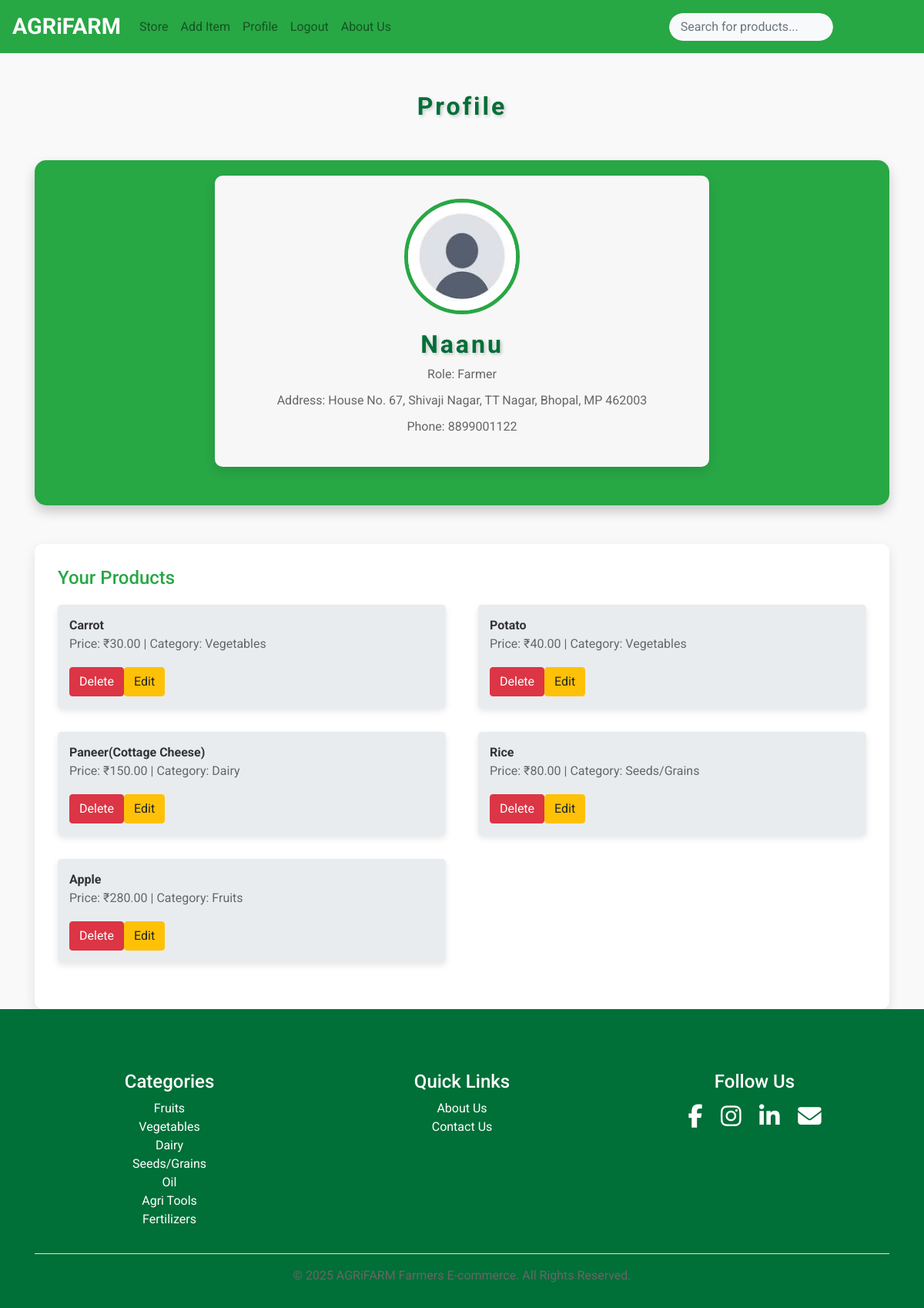
Screenshot of /profile/ (signed in) with the database file from the repository.
### shop/models.py (models this page shows, shortened)
class User(AbstractUser):
    ROLE_CHOICES = (
        ('Admin', 'Admin'),
        ('Farmer', 'Farmer'),
        ('Consumer', 'Consumer'),
    )
    phone = models.CharField(max_length=15)
    address = models.TextField(blank=True)
    role = models.CharField(max_length=10, choices=ROLE_CHOICES, default='Consumer')

class Item(models.Model):
    ORGANIC = 'Organic'
    INORGANIC = 'Inorganic'
    TYPE_CHOICES = [
        (ORGANIC, 'Organic'),
        (INORGANIC, 'Inorganic'),
    ]
    farmer = models.ForeignKey(settings.AUTH_USER_MODEL, on_delete=models.CASCADE, related_name="items")
    image = models.ImageField(upload_to='static/images/item_images/')
    name = models.CharField(max_length=255)
    category = models.ForeignKey(Category, on_delete=models.CASCADE)
    item_type = models.CharField(max_length=10, choices=TYPE_CHOICES)
    description = models.TextField()
    price = models.DecimalField(max_digits=10, decimal_places=2)
    stock = models.PositiveIntegerField()
    size = models.CharField(max_length=100)
    added_date = models.DateTimeField(auto_now_add=True)

class Category(models.Model):
    name = models.CharField(max_length=100)

### shop/views.py (the view)
# urls.py: path('profile/', profile, name='profile'),
@login_required
def profile(request):
    categories = Category.objects.all()
    user = request.user
    orders = user.order_set.all().order_by('-ordered_date')  # Order by newest first
    items = Item.objects.filter(farmer=user)  # Fetch products (items) listed by the user
    return render(request, 'profile.html', {
        'categories': categories,
        'user': user,
        'orders': orders,
        'items': items,  # Pass items to the template
    })

### templates/profile.html (shortened to what this page needs)
{% extends 'base.html' %} {% load static %} {% block content %}
<h2 class="text-center">Profile</h2>
<div class="profile-container shadow-container">
  <div class="profile-card">
    <img
      src="{% static 'images/default_profile.jpg' %}"
      alt="Profile Image"
      class="profile-image"
    />
    <h2 class="text-center">{{ user.username }}</h2>
    <p>Role: {{ user.role }}</p>
    <p>Address: {{ user.address }}</p>
    <p>Phone: {{ user.phone }}</p>
  </div>
</div>
{% if user.role == 'Farmer' %}
<div class="order-history mt-4">
  <h3>Your Products</h3>
  <div class="order-history-container">
    {% for item in items %}
    <div class="order-history-column flex">
      <ul>
        <li>
          <strong>{{ item.name }}</strong>
          <p>Price: ₹{{ item.price }} | Category: {{ item.category.name }}</p>
          <div class="d-flex gap-3" >
          <form method="POST" action="{% url 'delete_item' item.id %}">
            <button type="submit" class="btn btn-danger mt-2" onclick="return confirm('Are you sure you want to delete this item?');">
              Delete
            </button>
          </form>
          <a href="{% url 'edit_item' item.id %}" class="btn btn-warning mt-2">Edit</a>
          </div>
        </li>
      </ul>
    </div>
    {% empty %}
    <p>You have not added any products yet.</p>
    {% endfor %}
  </div>
  {% endif %}
</div>
{% endblock %}

### templates/profile.html (style rules this page uses)
.profile-container { display: flex; flex-direction: column; align-items: center; margin: 50px auto; max-width: 1200px; }
.profile-card { width: 60%; padding: 30px; background-color: #f7f7f7; border-radius: 10px; box-shadow: 0 6px 15px rgba(0, 0, 0, 0.1); text-align: center; margin-bottom: 30px; }
.profile-image { margin-bottom: 20px; border-radius: 50%; border: 5px solid #28a745; width: 150px; height: 150px; object-fit: cover; }
p { font-size: 16px; margin-bottom: 10px; color: #666; }
.order-history { width: 100%; padding: 30px; background-color: #ffffff; border-radius: 10px; box-shadow: 0 6px 15px rgba(0, 0, 0, 0.1); }
.order-history h3 { font-size: 24px; color: #28a745; margin-bottom: 20px; text-align: left; }
.order-history-container { display: flex; justify-content: space-between; flex-wrap: wrap; }
.order-history-column { width: 48%; margin-bottom: 15px; }
.order-history ul { list-style-type: none; padding: 0; }
.order-history li { background-color: #e9ecef; border-radius: 5px; padding: 15px; margin-bottom: 15px; box-shadow: 0 4px 8px rgba(0, 0, 0, 0.1); }
.order-history li strong { color: #333; }
.shadow-container { box-shadow: 0 8px 16px rgba(0, 0, 0, 0.2); border-radius: 15px; padding: 20px; background-color: #28a745; }

### rows the page displays
User: username "Naanu", role "Farmer", address "House No. 67, Shivaji Nagar, TT Nagar, Bhopal, MP 462003", phone "8899001122"
Item: name "Carrot", price "30.00", category.name "Vegetables"
Item: name "Potato", price "40.00", category.name "Vegetables"
Item: name "Paneer(Cottage Cheese)", price "150.00", category.name "Dairy"
Item: name "Rice", price "80.00", category.name "Seeds/Grains"
Item: name "Apple", price "280.00", category.name "Fruits"
